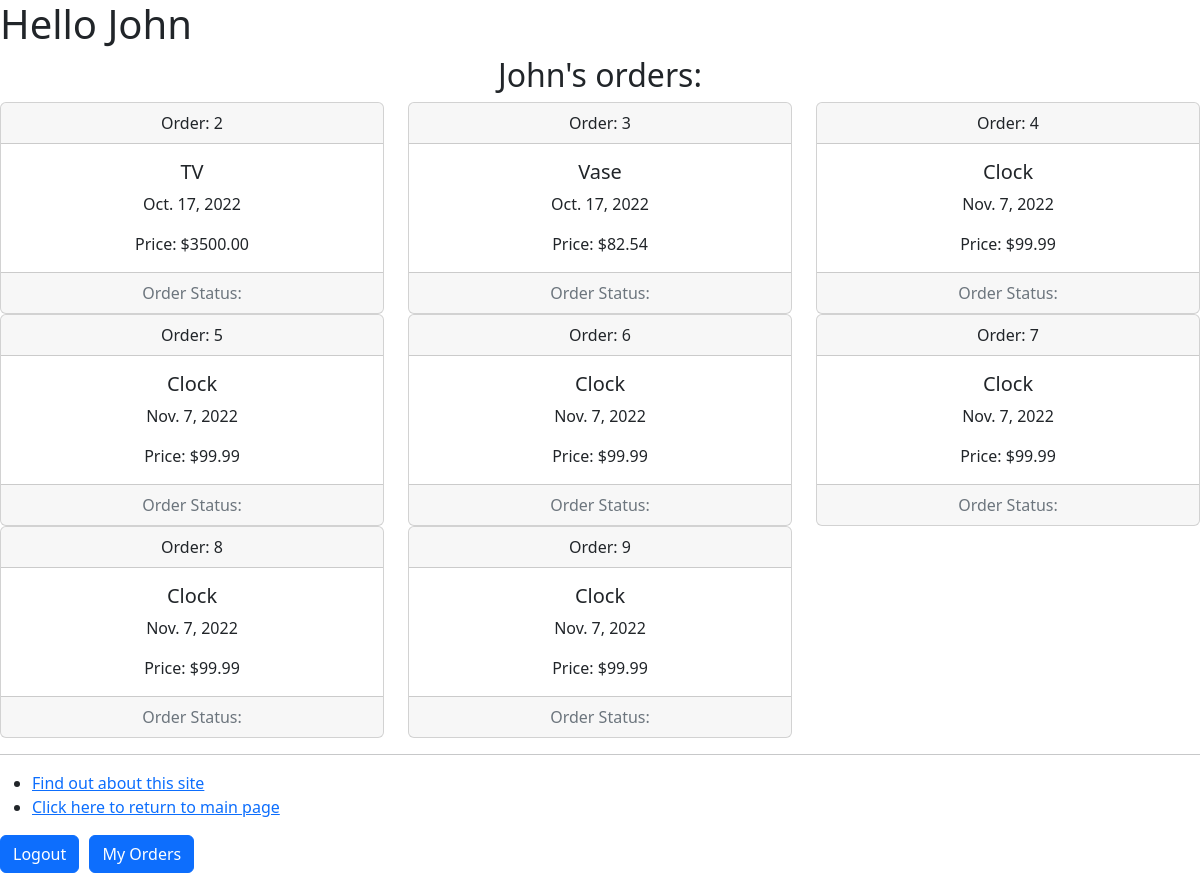
Screenshot of /myapp/myorders/ (signed in) with the database file from the repository.
### myapp/models.py (models this page shows, shortened)
class Order(models.Model):
    product = models.ForeignKey(Product, related_name = 'orders', on_delete=models.CASCADE)
    client =  models.ForeignKey(Client, related_name = 'orders', on_delete=models.CASCADE)
    num_units = models.PositiveIntegerField(default=100)
    order_status = [(0,'Order Cancelled'),(1, 'Order Placed'),(2, 'OrderShipped'),(3, 'Order Delivered'),]
    status_date = models.DateField(auto_now_add=True, blank=True)

class Product(models.Model):
    category = models.ForeignKey(Category, related_name='products', on_delete=models.CASCADE)
    name = models.CharField(max_length=200)
    price = models.DecimalField(max_digits=10, decimal_places=2)
    stock = models.PositiveIntegerField(default=100, validators=[MinValueValidator(0), MaxValueValidator(1000)])
    available = models.BooleanField(default=True)
    description = models.CharField(max_length=200, blank=True, null=True)
    interested = models.PositiveIntegerField(default=0)

### myapp/views.py (the view)
# urls.py: path(r'myorders/', views.myorders, name='myorders'),
@login_required(login_url='/myapp/login/')
def myorders(request):
    try:
        client = Client.objects.get(username=request.user.username)
    except Client.DoesNotExist:
        print('Not exists')
        client = None
    print(client)
    print(request.user.username)
    if not client:
        print('not a client')
        return render(request, 'myapp/login.html', {'error_message': 'You are not registered client!'})
    orders = Order.objects.filter(client=client)
    if not orders:
        print('Inside')
        return render(request, 'myapp/myorders.html', {'error_message': 'Your orders seems empty.'})
    return render(request, 'myapp/myorders.html', {'orders':orders})

### templates/myapp/myorders.html (shortened to what this page needs)
{% extends 'myapp/base.html' %}
{% block body_block %}
    {% if error_message %}
        <h2>{{error_message}}</h2>
    {% else %}
        <h2 align="center">{{request.user.first_name}}'s orders: </h2>
            <div class="row">
                    {% if orders %}
                    {% for order in orders %}
                        <div class="col-md-4">
                            <div class="card text-center">
                                <div class="card-header">
                                  Order: {{order.pk}}
                                </div>
                                <div class="card-body">
                                  <h5 class="card-title">{{order.product.name}}</h5>
                                  <p class="card-text">{{order.status_date}}</p>
                                  <p class="card-text">Price: ${{order.product.price}}</p>
                                </div>
                                <div class="card-footer text-muted">
                                    Order Status: {{order.get_order_status_verbose}}
                                </div>
                              </div>
                        </div>
                    {% endfor %}
                    {% else %}
                    <h3 align="center">You have not placed any order</h3>
                    {% endif %}
            </div>
    {% endif %}
{% endblock %}

### rows the page displays
Order: pk "2", product.name "TV", status_date "Oct. 17, 2022", product.price "3500.00"
Order: pk "3", product.name "Vase", status_date "Oct. 17, 2022", product.price "82.54"
Order: pk "4", product.name "Clock", status_date "Nov. 7, 2022", product.price "99.99"
Order: pk "5", product.name "Clock", status_date "Nov. 7, 2022", product.price "99.99"
Order: pk "6", product.name "Clock", status_date "Nov. 7, 2022", product.price "99.99"
Order: pk "7", product.name "Clock", status_date "Nov. 7, 2022", product.price "99.99"
Order: pk "8", product.name "Clock", status_date "Nov. 7, 2022", product.price "99.99"
Order: pk "9", product.name "Clock", status_date "Nov. 7, 2022", product.price "99.99"

### other values shown
{{ request.user.first_name }} "John"
